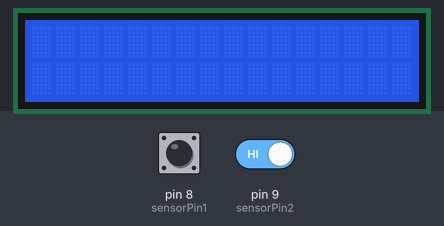
The sketch below on a simulated Arduino Uno, built with avr-gcc and run on an emulated ATmega328P. Parts: 16×2 character LCD. The inputs (shaded band) are chosen by the test bench; at power-on: pin 8 (sensorPin1) HIGH, pin 9 (sensorPin2) HIGH.

Above: at 1.2 s.
1.3 s: pin 8 (sensorPin1) driven LOW
At 2.5 s:
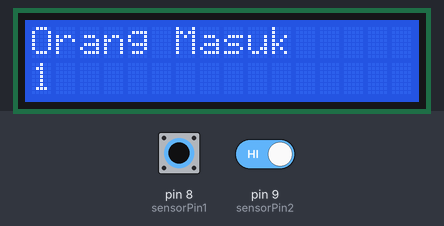
2.8 s: pin 9 (sensorPin2) driven LOW
At 3.3 s:
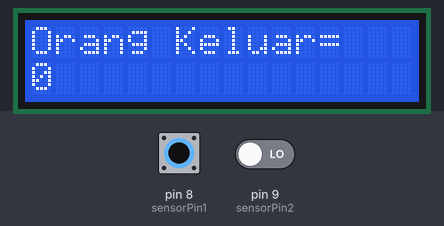
4.4 s: pin 8 (sensorPin1) pulsed HIGH 5 times (0.12 s each, 0.3 s apart)
At 6.4 s:
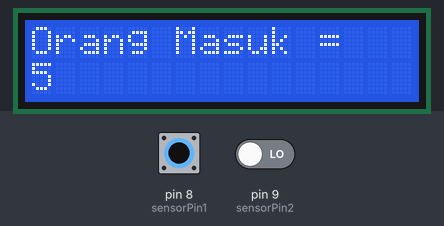
Timing chart, 0 to 7.9 s (numbered marks = the images above; inputs shaded):
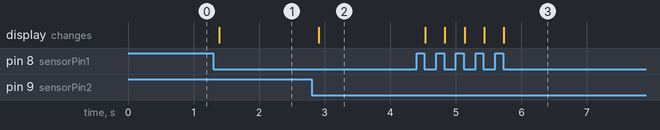

The sketch:

UTS.ino
```cpp
#include <LiquidCrystal_I2C.h>

#include <LiquidCrystal_I2C.h>
#include <Wire.h>
LiquidCrystal_I2C lcd(0x27, 16, 2);

int sensorPin1 = 8; //sensor  keluar
int sensorPin2 = 9; //sensor keluar
int Orang = 0;
int orangMasukTerdeteksi = 0;
int orangKeluarTerdeteksi = 0;

void setup() {
  // put your setup code here, to run once:
  lcd.init();
  lcd.backlight();
  lcd.clear();

  pinMode(sensorPin1, INPUT);
  pinMode(sensorPin2, INPUT);
  delay(10);

  Serial.begin(9600);
}

void loop() {
  // put your main code here, to run repeatedly:
  int sensorMasuk = digitalRead(sensorPin1);   //membaca IR sensor 1
  int sensorKeluar = digitalRead(sensorPin2); //membaca IR sensor 2

  if (sensorMasuk == LOW && orangMasukTerdeteksi == 0 )
  {
    Orang++;
    orangMasukTerdeteksi = 1;
    lcd.setCursor(0, 0);
    lcd.print("Orang Masuk ");
    lcd.setCursor(0, 1);
    lcd.print(Orang);
  }
  if (sensorMasuk == HIGH)
  {
    orangMasukTerdeteksi = 0;
  }
  if (sensorKeluar == LOW && orangKeluarTerdeteksi == 0)
  {
    if (Orang > 0); {
      Orang--;
    }
    orangKeluarTerdeteksi = 1;
    lcd.setCursor(0, 0);
    lcd.print("Orang Keluar= ");
    lcd.setCursor(0, 1);
    lcd.print(Orang);
  }

  if (sensorKeluar == HIGH)
  delay(100);
}
```

Measured:
- after the input at 1.3 s, the display: changes after 0.09 s (image 1)
- after the input at 2.8 s, the display: changes after 0.11 s (image 2)
- after the input at 4.4 s, the display: first changes after 0.13 s (image 3 shows a later state)
